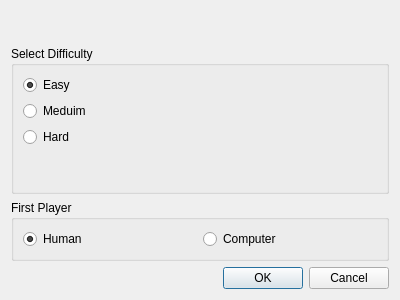
<?xml version="1.0" encoding="UTF-8"?>
<ui version="4.0">
 <class>Dialog</class>
 <widget class="QDialog" name="Dialog">
  <property name="geometry">
   <rect>
    <x>0</x>
    <y>0</y>
    <width>400</width>
    <height>300</height>
   </rect>
  </property>
  <property name="windowTitle">
   <string>Dialog</string>
  </property>
  <layout class="QVBoxLayout" name="verticalLayout">
   <item>
    <spacer name="verticalSpacer">
     <property name="orientation">
      <enum>Qt::Vertical</enum>
     </property>
     <property name="sizeHint" stdset="0">
      <size>
       <width>20</width>
       <height>40</height>
      </size>
     </property>
    </spacer>
   </item>
   <item>
    <widget class="QGroupBox" name="groupBox">
     <property name="title">
      <string>Select Difficulty</string>
     </property>
     <layout class="QVBoxLayout" name="verticalLayout_3">
      <item>
       <widget class="QRadioButton" name="btn_rad_easy">
        <property name="text">
         <string>Easy</string>
        </property>
        <property name="checked">
         <bool>true</bool>
        </property>
       </widget>
      </item>
      <item>
       <widget class="QRadioButton" name="btn_rad_med">
        <property name="text">
         <string>Meduim</string>
        </property>
       </widget>
      </item>
      <item>
       <widget class="QRadioButton" name="btn_rad_hard">
        <property name="text">
         <string>Hard</string>
        </property>
       </widget>
      </item>
      <item>
       <spacer name="verticalSpacer_2">
        <property name="orientation">
         <enum>Qt::Vertical</enum>
        </property>
        <property name="sizeHint" stdset="0">
         <size>
          <width>20</width>
          <height>40</height>
         </size>
        </property>
       </spacer>
      </item>
     </layout>
    </widget>
   </item>
   <item>
    <widget class="QGroupBox" name="groupBox_2">
     <property name="title">
      <string>First Player</string>
     </property>
     <layout class="QHBoxLayout" name="horizontalLayout">
      <item>
       <widget class="QRadioButton" name="btn_rad_player">
        <property name="text">
         <string>Human</string>
        </property>
        <property name="checked">
         <bool>true</bool>
        </property>
       </widget>
      </item>
      <item>
       <widget class="QRadioButton" name="btn_rad_ai">
        <property name="text">
         <string>Computer</string>
        </property>
       </widget>
      </item>
     </layout>
    </widget>
   </item>
   <item>
    <widget class="QDialogButtonBox" name="buttonBox">
     <property name="orientation">
      <enum>Qt::Horizontal</enum>
     </property>
     <property name="standardButtons">
      <set>QDialogButtonBox::Cancel|QDialogButtonBox::Ok</set>
     </property>
    </widget>
   </item>
  </layout>
 </widget>
 <resources/>
 <connections>
  <connection>
   <sender>buttonBox</sender>
   <signal>accepted()</signal>
   <receiver>Dialog</receiver>
   <slot>accept()</slot>
   <hints>
    <hint type="sourcelabel">
     <x>248</x>
     <y>254</y>
    </hint>
    <hint type="destinationlabel">
     <x>157</x>
     <y>274</y>
    </hint>
   </hints>
  </connection>
  <connection>
   <sender>buttonBox</sender>
   <signal>rejected()</signal>
   <receiver>Dialog</receiver>
   <slot>reject()</slot>
   <hints>
    <hint type="sourcelabel">
     <x>316</x>
     <y>260</y>
    </hint>
    <hint type="destinationlabel">
     <x>286</x>
     <y>274</y>
    </hint>
   </hints>
  </connection>
 </connections>
</ui>
